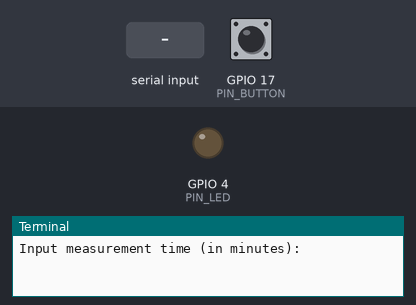
Bench run of a program on a simulated Raspberry Pi (BCM pin numbers). Shown: output pins drawn as LEDs (lit = HIGH), the last lines printed to the terminal. The inputs (shaded band) are chosen by the test bench; at power-on: GPIO 17 (PIN_BUTTON) LOW. Files the program writes start out absent; threads take turns every 2 ms; the clock reads 2024-03-15 10:24:30 at power-on unless the program sets it.

Above: at 1.2 s.
1.3 s: "5" typed at the terminal, then Enter
2.8 s: "90" typed at the terminal, then Enter
4.3 s: "200" typed at the terminal, then Enter
At 5.1 s:
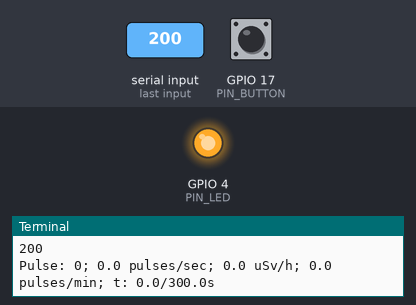
5.8 s: GPIO 17 (PIN_BUTTON) pulled HIGH for 3.2 s
At 6.1 s:
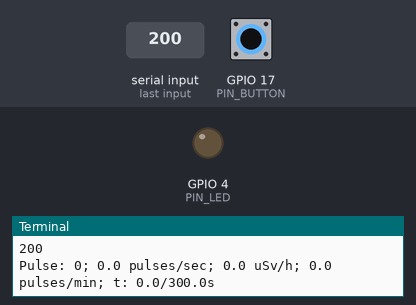
Timing chart, 0 to 10.5 s (numbered marks = the images above; inputs shaded):
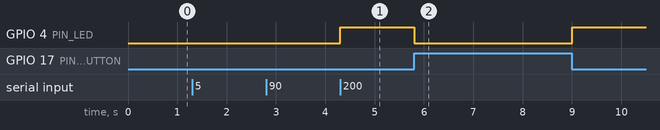

The program:

radT.py
```python
#!/usr/bin/python
# -*- encoding: utf-8 -*-

import RPi.GPIO as GPIO
import time
import threading

# Constants

PIN_LED = 4
PIN_BUTTON = 17
CALIBRATION = 0.0066
MEASURE_ERR = 1.05

# GPIO Settings

# pin 7 --> GPIO 4
# pin 17 --> GPIO 11

GPIO.setwarnings(False)
GPIO.setmode(GPIO.BCM)
GPIO.setup(PIN_LED, GPIO.OUT)
GPIO.setup(PIN_BUTTON, GPIO.IN)

# Program

x = float(input('Input measurement time (in minutes): '))
interval = float(input('Input print interval in (in seconds): '))
process_filename = input('Input file name for measurement results (without suffix): ')
process = open("%s_T.csv" % process_filename, 'a')
process.write("p_count; Pulse/Sec; uSv/h; Pulse/Min; Measurement second; % up to the end\n")

timeout = time.time() + x*60
t_start = time.time()
p_count = int(0)
is_recorded = False
curr_ps = float(0)
curr_ps_min = float(0)
curr_dose = float(0)
est_time = float(0)
diff_time = float(0)
cancel = False

def printit():
    if(not cancel):
        countdown = threading.Timer(interval, printit).start()
        curr_ps = round(p_count / (time.time() - t_start), 2)
        curr_ps_min = round((p_count / (time.time() - t_start) * 60), 2)
        curr_dose = round((p_count / (time.time() - t_start) * 60) * CALIBRATION * MEASURE_ERR, 4)
        est_time = round(time.time() - t_start, 1)
        diff_time = round((time.time() - t_start) / (x * 60), 3)
        print("Pulse: %s; %s pulses/sec; %s uSv/h; %s pulses/min; t: %s/%ss"\
            % (p_count, curr_ps, curr_dose, curr_ps_min, est_time, round(x*60, 0)))
        process.write("%s; %s; %s; %s; %s; %s\r\n"\
            % (p_count, curr_ps, curr_dose, curr_ps_min, est_time, diff_time))

printit()

while (time.time() < timeout):
    if(GPIO.input(17) == False):
        GPIO.output(4, GPIO.HIGH)
        if(not is_recorded):
            p_count = p_count + 1
            is_recorded = True
    else:
        GPIO.output(4, GPIO.LOW)
        is_recorded = False

cancel = True
ps_per_sec = p_count / (x * 60)
ps_per_min = p_count / x
dose = (p_count / x) * CALIBRATION * MEASURE_ERR
print("Sum:", p_count, "pulses in", x, "min.")
print("Pulses:", round(ps_per_sec, 5), "pulse/sec,", round(ps_per_min, 5), "pulse/min")
print("Dose:", round(dose, 7), "uSv/h")
print("Measurement process written into %s.csv file" % process_filename)

results = open("results.txt", 'a')
results.write(" %s: %s pulse/min %s pulse/sec (%s uSv/h) with total %s pulses in %s mins.\r\n"\
    % (process_filename, round(ps_per_min, 5), round(ps_per_sec, 5), round(dose, 7), p_count, x))
print("Result written into results.txt")
print("Values: Name; Pulses/sec; Pulses/min; Dose; Total pulses; Measurement time in minutes")

process.close()
results.close()
GPIO.cleanup()
```

Measured:
- after the input at 4.3 s, GPIO 4 (PIN_LED): LOW → HIGH at once
- after the input at 5.8 s, GPIO 4 (PIN_LED): HIGH → LOW at once, → HIGH 3.2 s later
